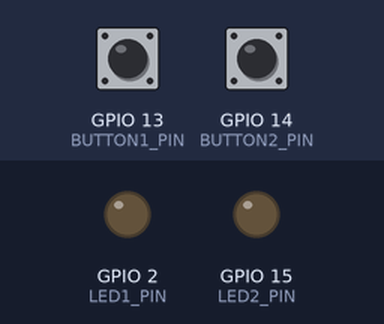
The sketch below on a simulated ESP32. On the bench: output pins drawn as LEDs (lit = HIGH). The inputs (shaded band) are chosen by the test bench; at power-on: GPIO 13 (BUTTON1_PIN) HIGH, GPIO 14 (BUTTON2_PIN) HIGH. What the sketch prints to the serial monitor is not drawn.

Above: at 1.2 s.
1.3 s: GPIO 13 (BUTTON1_PIN) pulled LOW for 0.15 s
At 1.37 s:
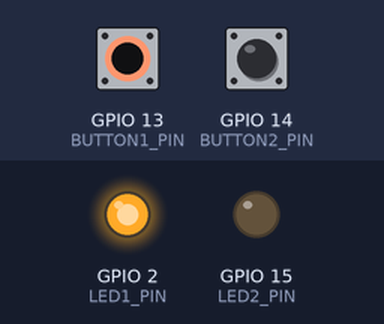
2.9 s: GPIO 14 (BUTTON2_PIN) pulled LOW for 0.15 s
At 2.97 s:
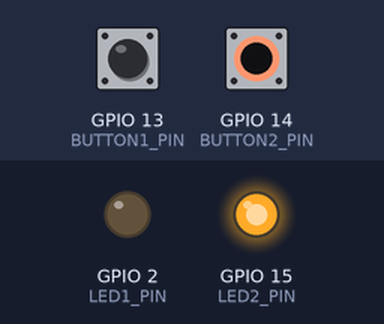
4.5 s: GPIO 14 (BUTTON2_PIN) pulled LOW for 3.2 s
At 8.8 s:
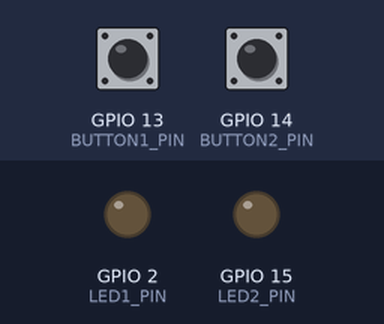
9.2 s: GPIO 13 (BUTTON1_PIN) pulled LOW for 3.2 s
At 10.0 s:
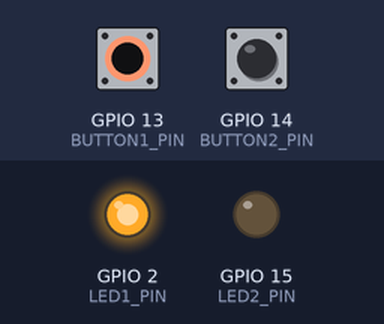
13.9 s: GPIO 13 (BUTTON1_PIN) driven LOW and GPIO 14 (BUTTON2_PIN) driven LOW
At 14.9 s:
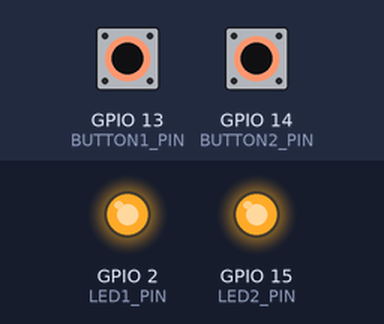
Timing chart, 0 to 16.4 s (numbered marks = the images above; inputs shaded):
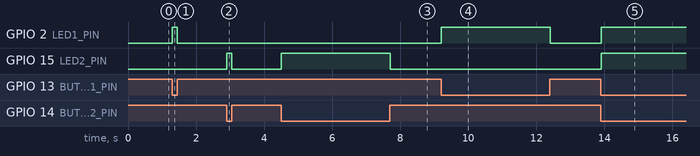

The sketch:

LED_test.ino
```cpp
// --- Pin setup ---
const int BUTTON1_PIN = 13;   // Button 1 input (to GND)
const int BUTTON2_PIN = 14;   // Button 2 input (to GND)
const int LED1_PIN    = 2;   // LED 1 output
const int LED2_PIN    = 15;  // LED 2 output

void setup() {
  pinMode(BUTTON1_PIN, INPUT_PULLUP);  // uses internal pull-up
  pinMode(BUTTON2_PIN, INPUT_PULLUP);
  pinMode(LED1_PIN, OUTPUT);
  pinMode(LED2_PIN, OUTPUT);

  digitalWrite(LED1_PIN, LOW);
  digitalWrite(LED2_PIN, LOW);
  Serial.begin(115200);
  Serial.println("LED Button Test Ready");
}

void loop() {
  bool btn1 = digitalRead(BUTTON1_PIN) == LOW;  // pressed if pulled low
  bool btn2 = digitalRead(BUTTON2_PIN) == LOW;

  if (btn1) digitalWrite(LED1_PIN, HIGH);
  else      digitalWrite(LED1_PIN, LOW);

  if (btn2) digitalWrite(LED2_PIN, HIGH);
  else      digitalWrite(LED2_PIN, LOW);

  delay(50);  // simple debounce
}
```

Measured:
- after the input at 1.3 s, GPIO 2 (LED1_PIN): LOW → HIGH at once, → LOW 0.15 s later
- after the input at 2.9 s, GPIO 15 (LED2_PIN): LOW → HIGH at once, → LOW 0.15 s later
- after the input at 4.5 s, GPIO 15 (LED2_PIN): LOW → HIGH at once, → LOW 3.2 s later
- after the input at 9.2 s, GPIO 2 (LED1_PIN): LOW → HIGH at once, → LOW 3.2 s later
- after the input at 13.9 s, GPIO 2 (LED1_PIN), GPIO 15 (LED2_PIN): LOW → HIGH at once
